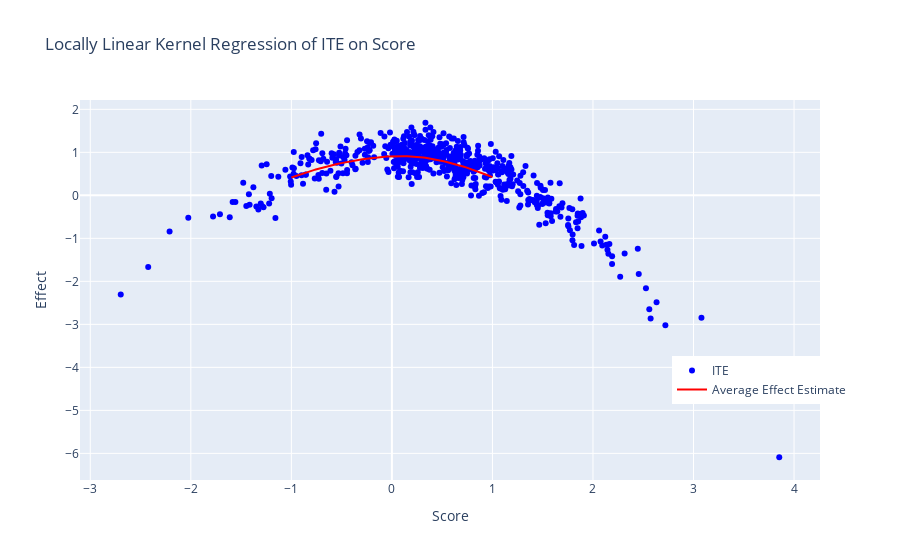

The notebook cell saved with this chart:
### Markdown cell above
### Oracle Values and Comparisons

The generated oracle values for the potential outcomes can be used in a kernel regression to get an oracle estimator at the cutoff. 

Since in the fuzzy design we calculate the treatment effect on the treated, we drop observation that did not follow the treatment assignment for the oracle computation.

### Code cell
complier_mask = ((data_dict["score"] < 0) & (data_dict["D"] == False)) | ((data_dict["score"] > 0) & (data_dict["D"] == True))
ite = data_dict['oracle_values']['Y1'][complier_mask] - data_dict['oracle_values']['Y0'][complier_mask]
score = data_dict['score'][complier_mask]

oracle_model = KernelReg(endog=ite, exog=score, reg_type='ll', var_type='c', ckertype='gaussian')

score_grid = np.linspace(-1, 1, 100)
oracle_effects_fuzzy, _ = oracle_model.fit(score_grid)


scatter = go.Scatter(
    x=score,
    y=ite,
    mode='markers',
    name='ITE',
    marker=dict(color='blue')
)
line = go.Scatter(
    x=score_grid,
    y=oracle_effects_fuzzy,
    mode='lines',
    name='Average Effect Estimate',
    line=dict(color='red')
)


fig = go.Figure(data=[scatter, line])
fig.update_layout(
    title='Locally Linear Kernel Regression of ITE on Score',
    xaxis_title='Score',
    yaxis_title='Effect',
    legend=dict(x=0.8, y=0.2)
)

print(f"The oracle LATE is estimated as {oracle_model.fit([0])[0][0]}")

fig.show()

### Figure 1 — Plotly figure (JSON) as saved in the notebook; plotly's stock layout.template omitted (floating-point values rounded to 4 significant figures; data arrays with more than 128 entries replaced by an {"elided": "..."} marker saying what was removed)
{"data": [{"marker": {"color": "blue"}, "mode": "markers", "name": "ITE", "type": "scatter", "x": {"elided": "601 float values"}, "y": {"elided": "601 float values"}}, {"line": {"color": "red"}, "mode": "lines", "name": "Average Effect Estimate", "type": "scatter", "x": [-1, -0.9798, -0.9596, -0.9394, -0.9192, -0.899, -0.8788, -0.8586, -0.8384, -0.8182, -0.798, -0.7778, -0.7576, -0.7374, -0.7172, -0.697, -0.6768, -0.6566, -0.6364, -0.6162, -0.596, -0.5758, -0.5556, -0.5354, -0.5152, -0.4949, -0.4747, -0.4545, -0.4343, -0.4141, -0.3939, -0.3737, -0.3535, -0.3333, -0.3131, -0.2929, -0.2727, -0.2525, -0.2323, -0.2121, -0.1919, -0.1717, -0.1515, -0.1313, -0.1111, -0.09091, -0.07071, -0.05051, -0.0303, -0.0101, 0.0101, 0.0303, 0.05051, 0.07071, 0.09091, 0.1111, 0.1313, 0.1515, 0.1717, 0.1919, 0.2121, 0.2323, 0.2525, 0.2727, 0.2929, 0.3131, 0.3333, 0.3535, 0.3737, 0.3939, 0.4141, 0.4343, 0.4545, 0.4747, 0.4949, 0.5152, 0.5354, 0.5556, 0.5758, 0.596, 0.6162, 0.6364, 0.6566, 0.6768, 0.697, 0.7172, 0.7374, 0.7576, 0.7778, 0.798, 0.8182, 0.8384, 0.8586, 0.8788, 0.899, 0.9192, 0.9394, 0.9596, 0.9798, 1], "y": [0.4146, 0.4318, 0.4487, 0.4653, 0.4815, 0.4974, 0.513, 0.5283, 0.5433, 0.5579, 0.5723, 0.5863, 0.6001, 0.6135, 0.6267, 0.6396, 0.6522, 0.6645, 0.6766, 0.6883, 0.6999, 0.7111, 0.7221, 0.7328, 0.7432, 0.7534, 0.7633, 0.773, 0.7823, 0.7914, 0.8003, 0.8088, 0.8171, 0.8251, 0.8328, 0.8402, 0.8473, 0.8541, 0.8606, 0.8667, 0.8725, 0.878, 0.8831, 0.8878, 0.8922, 0.8961, 0.8997, 0.9028, 0.9055, 0.9078, 0.9096, 0.9109, 0.9118, 0.9122, 0.9122, 0.9116, 0.9105, 0.9089, 0.9068, 0.9042, 0.9011, 0.8975, 0.8933, 0.8886, 0.8834, 0.8777, 0.8715, 0.8648, 0.8575, 0.8498, 0.8416, 0.8329, 0.8237, 0.8141, 0.804, 0.7935, 0.7825, 0.771, 0.7592, 0.7469, 0.7342, 0.7211, 0.7076, 0.6937, 0.6795, 0.6648, 0.6498, 0.6344, 0.6186, 0.6025, 0.586, 0.5692, 0.552, 0.5345, 0.5167, 0.4985, 0.48, 0.4612, 0.442, 0.4225]}], "layout": {"legend": {"x": 0.8, "y": 0.2}, "title": {"text": "Locally Linear Kernel Regression of ITE on Score"}, "xaxis": {"title": {"text": "Score"}}, "yaxis": {"title": {"text": "Effect"}}}}
